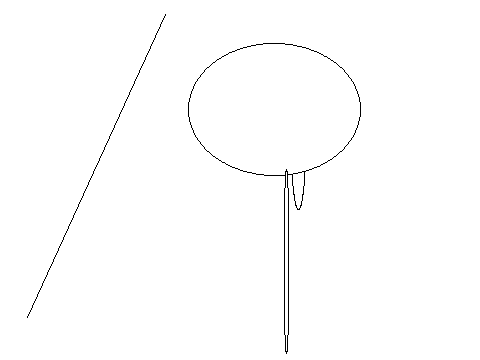

Write Python code to recreate this figure.
from PIL import Image, ImageDraw
image1 = Image.new('RGB', (480, 360), '#ffffff')
draw = ImageDraw.Draw(image1)
c=[291,85,305,209]
draw.ellipse(c,'#ffffff','#000000')
c=[76,125,8,238]
draw.ellipse(c,'#ffffff','#000000')
c=[288,274,287,19]
draw.ellipse(c,'#ffffff','#000000')
c=[188,43,360,175]
draw.ellipse(c,'#ffffff','#000000')
c=[304,386,355,212]
draw.ellipse(c,'#ffffff','#000000')
c=[375,382,218,162]
draw.ellipse(c,'#ffffff','#000000')
c=[435,417,61,199]
draw.ellipse(c,'#ffffff','#000000')
c=[47,150,292,136]
draw.ellipse(c,'#ffffff','#000000')
c=[168,174,288,1]
draw.ellipse(c,'#ffffff','#000000')
c=[316,329,49,224]
draw.ellipse(c,'#ffffff','#000000')
c=[450,141,305,291]
draw.ellipse(c,'#ffffff','#000000')
c=[69,107,195,67]
draw.ellipse(c,'#ffffff','#000000')
c=[284,169,289,353]
draw.ellipse(c,'#ffffff','#000000')
c=[137,446,118,171]
draw.ellipse(c,'#ffffff','#000000')
c=[44,262,309,210]
draw.ellipse(c,'#ffffff','#000000')
c=[83,308,138,135]
draw.ellipse(c,'#ffffff','#000000')
c=[79,462,261,340]
draw.ellipse(c,'#ffffff','#000000')
c=[265,49,127,179]
draw.ellipse(c,'#ffffff','#000000')
c=[346,376,277,303]
draw.ellipse(c,'#ffffff','#000000')
l=[27,317,165,14]
draw.line(l,'#000000')
image1.save('Artist44.png')